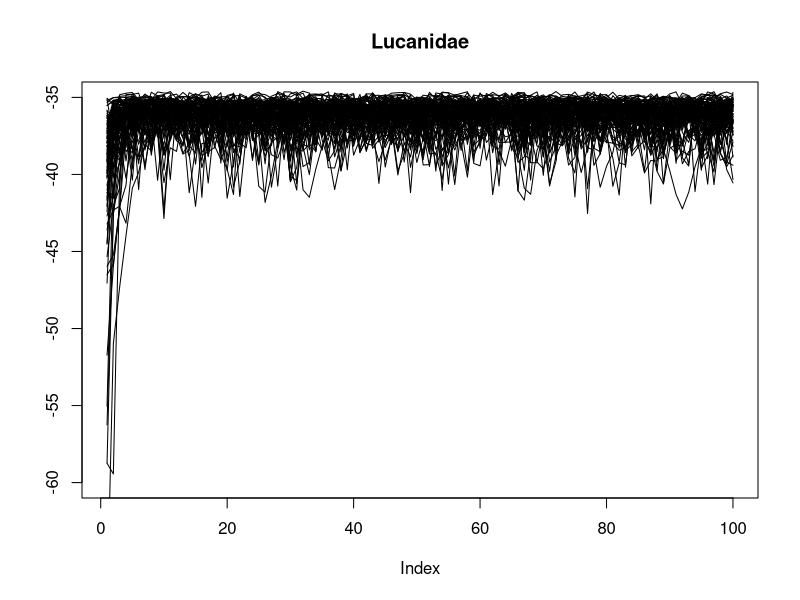
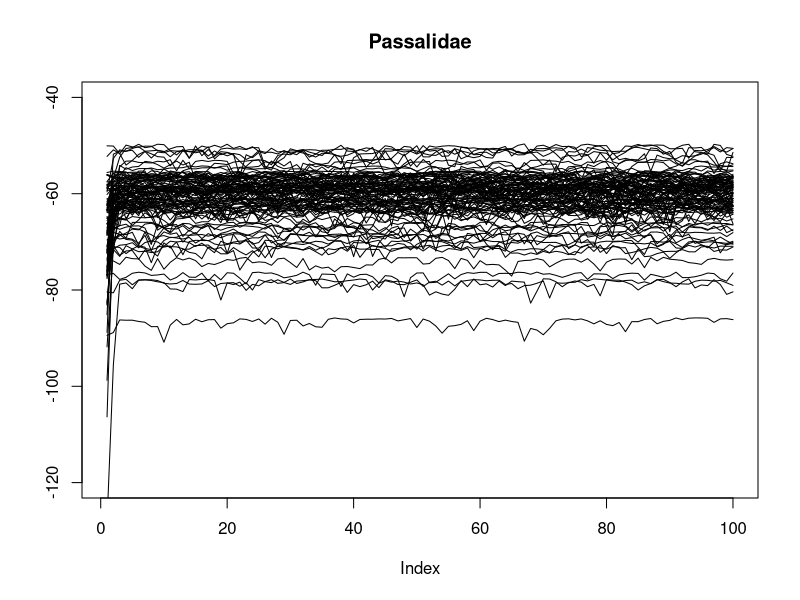
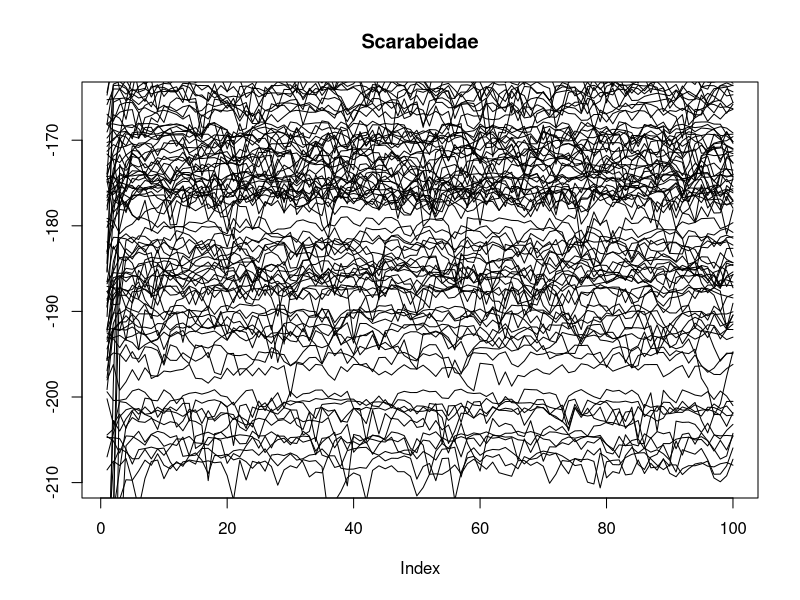
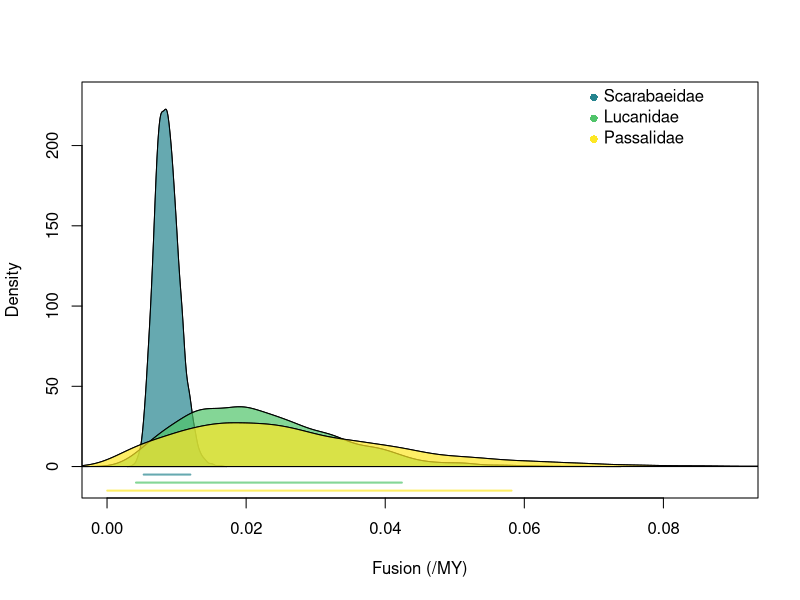
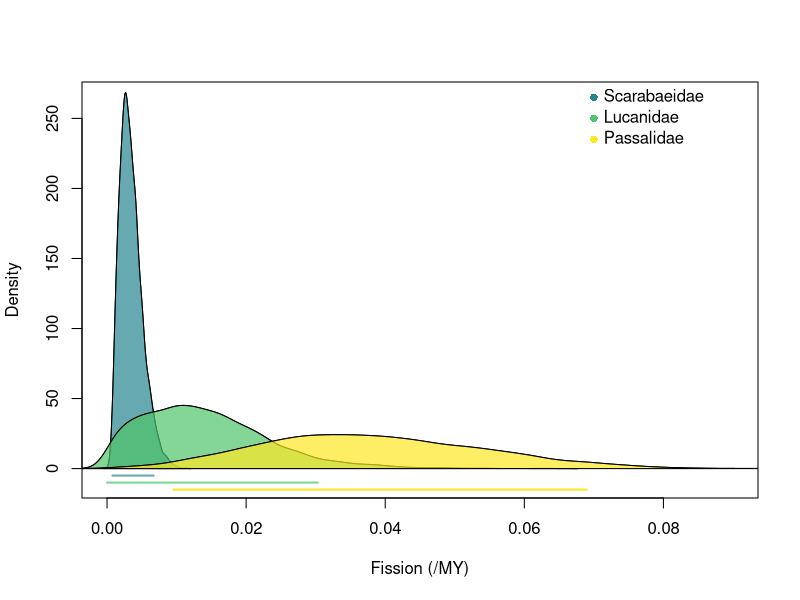

Reproduce these figures in R, in order.
library(viridis)
library(coda)
# sub-tree
all_luc <- read.csv('../results/sub_luc.csv')
all_pass <- read.csv('../results/sub_pas.csv')
all_sca <- read.csv('../results/sub_sca.csv')

plot(all_luc$p[1:100], type = 'l', ylim = c(-60,-35), main = 'Lucanidae', ylab = '')
for (i in 1:(length(all_luc$p)/100-1)){
  index <- seq(101, length(all_luc$p),by = 100)
  start <- index[i]
  end <- index[i]+100-1
  lines(all_luc$p[start:end])
}

plot(all_pass$p[1:100], type = 'l', ylim = c(-120, -40), main = 'Passalidae', ylab = '')
for (i in 1:(length(all_pass$p)/100-1)){
  index <- seq(101, length(all_pass$p),by = 100)
  start <- index[i]
  end <- index[i]+100-1
  lines(all_pass$p[start:end])
}

plot(all_sca$p[1:100], type = 'l', ylim = c(-210,-165), main = 'Scarabeidae', ylab = '')
for (i in 1:(length(all_sca$p)/100-1)){
  index <- seq(101, length(all_sca$p),by = 100)
  start <- index[i]
  end <- index[i]+100-1
  lines(all_sca$p[start:end])
}
# post burnin
sub_luc <- all_luc[all_luc$i == c(51:100),]
sub_pass <- all_pass[all_pass$i == c(51:100),]
sub_sca <- all_sca[all_sca$i == c(51:100),]


### desc (fusion) ###
cols <- viridis(3, option = 'D',alpha = 0.7, begin = 0.45)
plot(density(sub_sca$desc1),main ='',xlab='Fusion (/MY)',
     xlim= c(0,0.09), ylim =c(-10,230))
polygon(density(sub_sca$desc1),col=cols[1])
hpd <- HPDinterval(as.mcmc(sub_sca$desc))
y <- -5
lines(y=c(y,y), x=hpd[1:2], lwd=2,col=cols[1])
lines(density((sub_luc$desc1)))
polygon(density(sub_luc$desc1),col=cols[2])
hpd <- HPDinterval(as.mcmc(sub_luc$desc))
y <- -10
lines(y=c(y,y), x=hpd[1:2], lwd=2,col=cols[2])
lines(density((sub_pass$desc1)))
polygon(density(sub_pass$desc1),col=cols[3])
hpd <- HPDinterval(as.mcmc(sub_pass$desc))
y <-  -15
lines(y=c(y,y), x=hpd[1:2], lwd=2,col=cols[3])
cols <- viridis(3, option = 'D',alpha = 1, begin = 0.45)
x=0.07
points(x=x,y=230, col = cols[1], pch= 16)
text(x=x,y=230,pos= 4, "Scarabaeidae")
points(x=x,y=217, col = cols[2], pch= 16)
text(x=x,y=217,pos= 4, "Lucanidae")
points(x=x,y=204, col = cols[3], pch= 16)
text(x=x,y=204,pos= 4, "Passalidae")
mean(sub_sca$desc1)
mean(sub_luc$desc1)
mean(sub_pass$desc1)
# save as PDF 6x6 

### asc (fission) ###
# scarab
cols <- viridis(3, option = 'D',alpha = 0.7, begin = 0.45)
plot(density((sub_sca$asc1)),main ='',xlab='Fission (/MY)',
     ylim =c(-10,265), xlim=c(0,0.09),)
polygon(density(sub_sca$asc1),col=cols[1])
hpd <- HPDinterval(as.mcmc(sub_sca$asc))
y <- -5
lines(y=c(y,y), x=hpd[1:2], lwd=2,col=cols[1])
# lucanidae
lines(density(sub_luc$asc1))
polygon(density(sub_luc$asc1),col=cols[2])
hpd <- HPDinterval(as.mcmc(sub_luc$asc))
y <- -10
lines(y=c(y,y), x=hpd[1:2], lwd=2,col=cols[2])
# passalidae
lines(density((sub_pass$asc1)))
polygon(density(sub_pass$asc1),col=cols[3])
hpd <- HPDinterval(as.mcmc(sub_pass$asc))
y<- -15
cols <- viridis(3, option = 'D',alpha = 1, begin = 0.45)
lines(y=c(y,y), x=hpd[1:2], lwd=2,col=cols[3])
x = 0.07
points(x=x,y=265, col = cols[1], pch= 16,cex=1)
text(x=x,y=265,pos= 4, "Scarabaeidae", cex=1)
points(x=x,y=250, col = cols[2], pch= 16,cex =1)
text(x=x,y=250,pos= 4, "Lucanidae", cex=1)
points(x=x,y=235, col = cols[3], pch= 16,cex=1)
text(x=x,y=235,pos= 4, "Passalidae", cex=1)
# average
mean(sub_sca$asc1)
mean(sub_luc$asc1)
mean(sub_pass$asc1)
# save PDF 6x6
